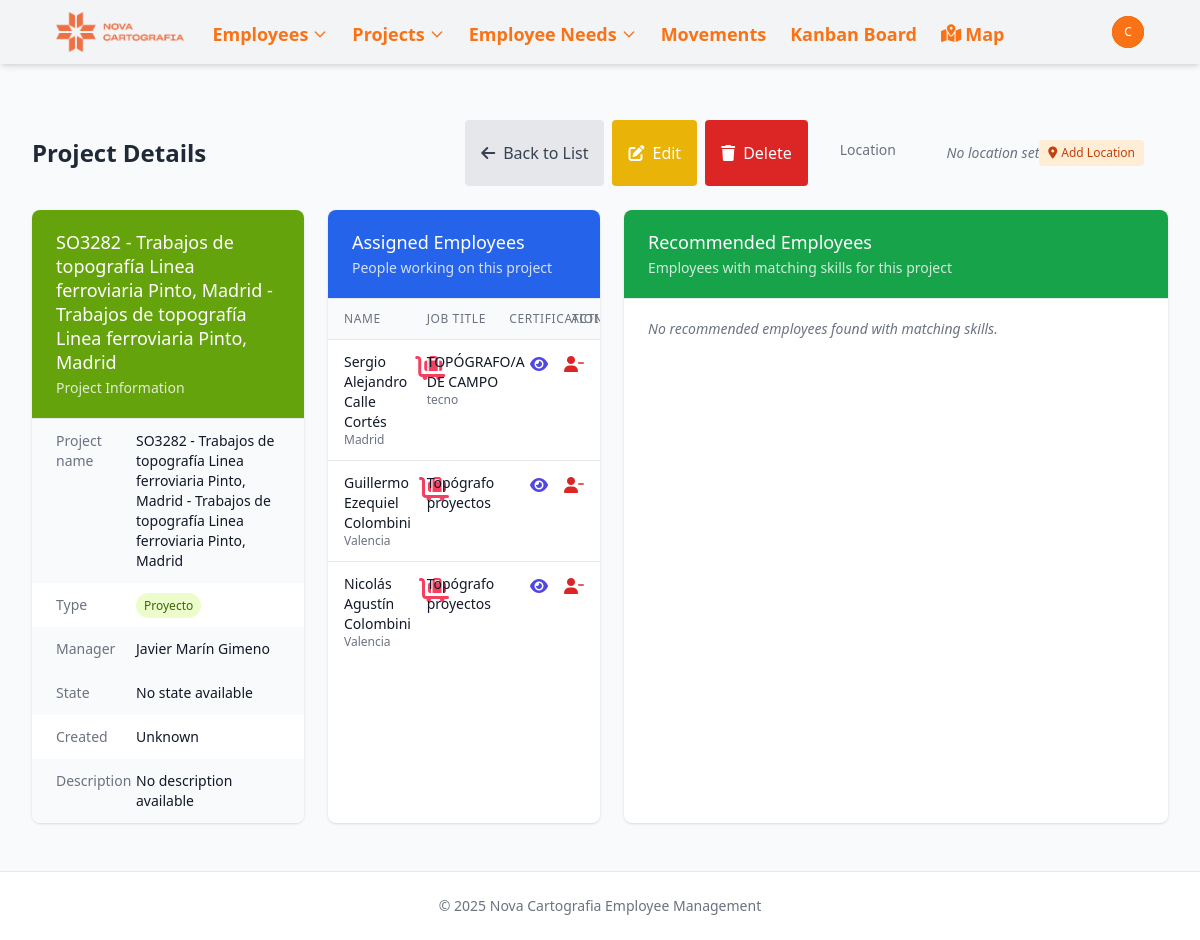
The app's page /projects/164/ (signed in), older data.
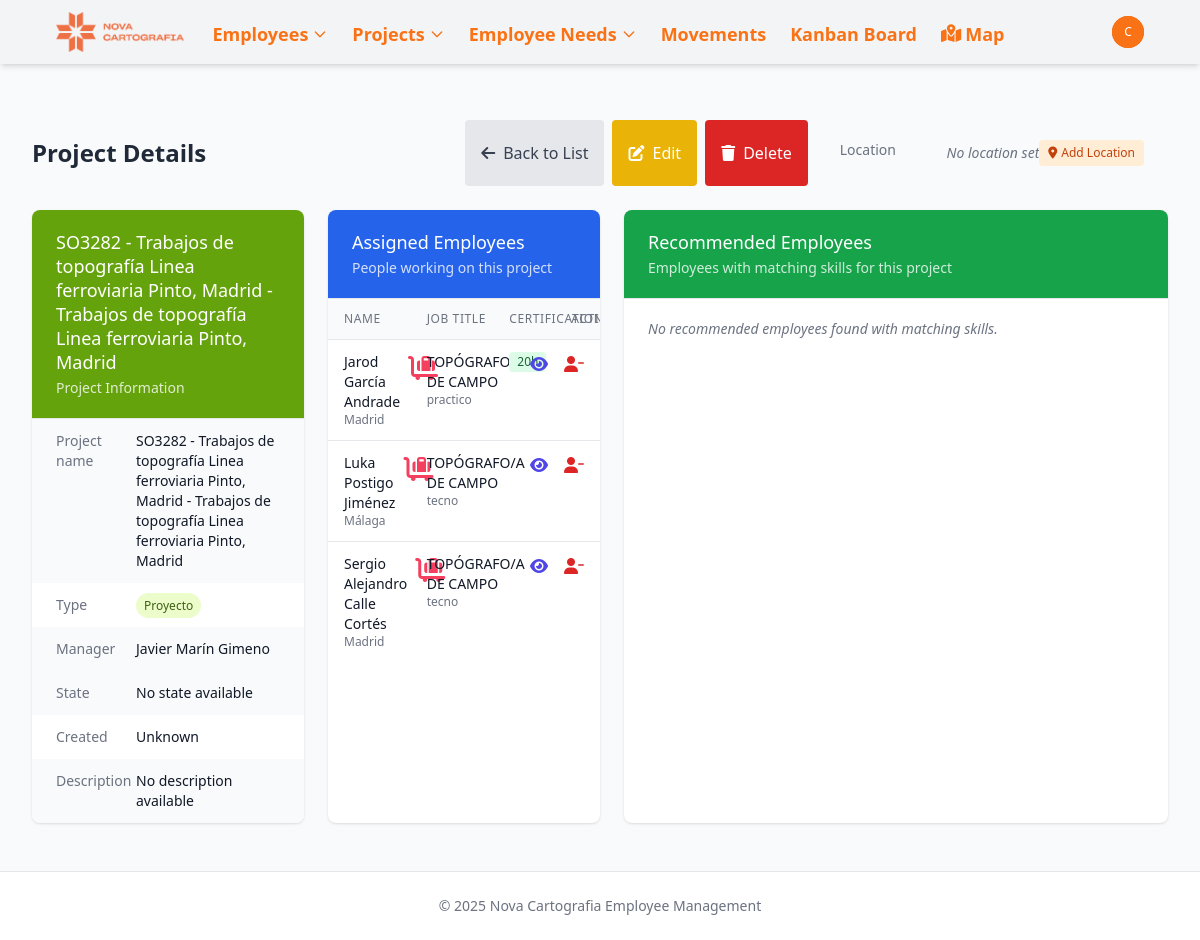
The same page, newer data.
### novacartografia_employee_management/models.py (models this page shows, shortened)
class Employee(models.Model):
    name = models.CharField(max_length=100)
    job = models.CharField(max_length=100)
    project_id = models.ForeignKey(Project, on_delete=models.SET_NULL, related_name='employee_set', blank=True, null=True)
    street = models.CharField(max_length=100, blank=True, null=True)
    city = models.CharField(max_length=100, blank=True, null=True)
    active = models.BooleanField(default=True, help_text="Indicates if the employee is currently active")
    start_date = models.DateField(default=timezone.now, help_text="When the employee started working", null=True, blank=True)
    end_date = models.DateField(blank=True, null=True, help_text="When the employee ended working, if applicable")
    state = models.CharField(max_length=50, default='valencia',
           choices=[
                ('Araba (Álava)', 'Álava'),
                ('Albacete', 'Albacete'),
                ('Alacant (Alicante)', 'Alicante'),
                ('Almería', 'Almería'),
                ('Asturias', 'Asturias'),
                ('Ávila', 'Ávila'),
                ('Badajoz', 'Badajoz'),
                ('Barcelona', 'Barcelona'),
                ('Burgos', 'Burgos'),
                ('Cáceres', 'Cáceres'),
                ('Cádiz', 'Cádiz'),
                ('Cantabria', 'Cantabria'),
                ('Castelló (Castellón)', 'Castellón'),
                ('Ceuta', 'Ceuta'),
                ('Ciudad Real', 'Ciudad Real'),
                ('Córdoba', 'Córdoba'),
                ('Cuenca', 'Cuenca'),
                ('Gerona', 'Gerona'),
                ('Granada', 'Granada'),
                ('Guadalajara', 'Guadalajara'),
                ('Gipuzkoa (Guipúzcoa)', 'Guipúzcoa'),
                ('Huelva', 'Huelva'),
                ('Huesca', 'Huesca'),
                ('Islas Baleares', 'Islas Baleares'),
                ('Jaén', 'Jaén'),
                ('A Coruña (La Coruña)', 'La Coruña'),
                ('La Rioja', 'La Rioja'),
                ('Las Palmas', 'Las Palmas'),
                ('León', 'León'),
                ('Lérida', 'Lérida'),
                ('Lleida', 'Lérida'),  # Agregado porque aparece en tu CSV
                ('Lugo', 'Lugo'),
                ('Madrid', 'Madrid'),
                ('Málaga', 'Málaga'),
                ('Melilla', 'Melilla'),
                ('Murcia', 'Murcia'),
                ('Navarra (Nafarroa)', 'Navarra'),  # Corregido para coincidir con el CSV
                ('Orense', 'Orense'),
                ('Palencia', 'Palencia'),
                ('Pontevedra', 'Pontevedra'),
                ('Salamanca', 'Salamanca'),
                ('Santa Cruz de Tenerife', 'Santa Cruz de Tenerife'),
                ('Segovia', 'Segovia'),
                ('Sevilla', 'Sevilla'),
                ('Soria', 'Soria'),
                ('Tarragona', 'Tarragona'),
                ('Teruel', 'Teruel'),
                ('Toledo', 'Toledo'),
                ('Valencia', 'Valencia'),
                ('Valladolid', 'Valladolid'),
                ('Bizkaia (Vizcaya)', 'Vizcaya'),
                ('Zamora', 'Zamora'),
                ('Zaragoza', 'Zaragoza'),
            ])
    latitude = models.FloatField(null=True, blank=True)
    longitude = models.FloatField(null=True, blank=True)
    academic_training = models.CharField(max_length=100, blank=True, null=True)
    driver_license = models.BooleanField(default=False)
    twenty_hours = models.BooleanField(default=False)
    sixty_hours = models.BooleanField(default=False)
    confine = models.BooleanField(default=False)
    height = models.BooleanField(default=False)
    mining = models.BooleanField(default=False)
    railway_carriage = models.BooleanField(default=False)
    railway_mounting = models.BooleanField(default=False)
    building = models.BooleanField(default=False)
    office_work = models.BooleanField(default=False)
    scanner = models.BooleanField(default=False)
    leveling = models.BooleanField(default=False)
    static = models.BooleanField(default=False)
    drag = models.BooleanField(default=False)
    locked = models.BooleanField(default=False, help_text="Indicates if the employee is locked for a future project")
    vacations_from = models.DateField(blank=True, null=True)
    vacations_to = models.DateField(blank=True, null=True)
    leave_from = models.DateField(blank=True, null=True)
    leave_to = models.DateField(blank=True, null=True)

### novacartografia_employee_management/views.py (the view)
# urls.py: path('projects/<int:pk>/', views.project_detail, name='project_detail'),
@login_required
def project_detail(request, pk):
    project = get_object_or_404(Project, pk=pk)
    required_skill_fields = [skill for skill in [
        'twenty_hours', 'sixty_hours', 'confine', 'height', 'mining',  # Verificamos que 'height' está aquí
        'railway_carriage', 'railway_mounting', 'building',
        'office_work', 'scanner', 'leveling', 'static', 'drag'
    ] if getattr(project, skill, False)]
    print(f"Required skills: {required_skill_fields}")
    print(f"Project height value: {project.height}")
    required_skills_count = len(required_skill_fields)
    if required_skills_count > 0:
        skill_filter = reduce(operator.or_, [Q(**{skill: True}) for skill in required_skill_fields])
        employees = Employee.objects.filter(skill_filter)
        matching_employees = []
        for emp in employees:
            matches = sum(1 for skill in required_skill_fields if getattr(emp, skill, False))
            if 'height' in required_skill_fields:
                print(f"Employee {emp.name} height: {emp.height}, height matches: {'height' in required_skill_fields and emp.height}")
            percentage = (matches / required_skills_count) * 100
            emp.match_count = matches
            emp.required_count = required_skills_count
            emp.match_percentage = percentage
            emp.is_available = emp.project_id is None
            matching_employees.append(emp)
        matching_employees.sort(key=lambda e: (-e.match_percentage, e.name))
        employees_with_matching_skills = matching_employees[:30]
    else:
        employees_with_matching_skills = []
    context = {
        'project': project,
        'employees_with_matching_skills': employees_with_matching_skills,
        'debug': True,  # Añadir para mostrar mensajes de debug en la template
    }
    return render(request, 'novacartografia_employee_management/project_detail.html', context)

### templates/novacartografia_employee_management/project_detail.html (shortened to what the changed rows need)
{% extends "base.html" %}
{% block content %}
<div class="mb-6 flex justify-between items-center">
    <h2 class="text-2xl font-bold text-gray-800">Project Details</h2>
</div>
<div class="flex flex-col md:flex-row gap-6 mb-6">
    <div class="w-full md:w-1/2">
        <div class="bg-white shadow overflow-hidden sm:rounded-lg h-full">
            <div class="border-t border-gray-200">
                {% with assigned_employees=project.employee_set.all %}
                {% if assigned_employees %}
                <ul class="divide-y divide-gray-200 max-h-[calc(100vh-300px)] overflow-y-auto">
                    {% for employee in assigned_employees %}
                    <li class="px-4 py-3">
                        <div class="grid grid-cols-12 gap-2">
                            <div class="col-span-4">
                                <div class="flex items-center">
                                    <div class="flex">
                                        <div>
                                            <div class="text-sm font-medium text-gray-900">{{ employee.name }}</div>
                                            <div class="text-xs text-gray-500">{{ employee.get_state_display }}</div>
                                        </div>
                                        <div class="ml-2">
                                            {% if employee.state == project.state %}
                                            <i class="fa-solid fa-home text-2xl text-lime-400"></i>
                                            {% else %}
                                            <i class="fa-solid fa-cart-flatbed-suitcase text-2xl text-rose-500"></i>
                                            {% endif %}
                                        </div>
                                    </div>
                                </div>
                            </div>
                            <div class="col-span-4">
                                <div class="text-sm text-gray-900">{{ employee.job|default:"Not specified" }}</div>
                                <div class="text-xs text-gray-500">{{ employee.academic_training|default:"" }}</div>
                            </div>
                            <div class="col-span-3">
                                <div class="flex flex-wrap gap-1">
                                    {% if employee.twenty_hours %}
                                        <span class="inline-flex items-center px-2 py-0.5 rounded text-xs font-medium bg-green-100 text-green-800">
                                            20h
                                        </span>
                                    {% endif %}
                                </div>
                            </div>
                            <div class="col-span-1 flex justify-end space-x-4">
                                <a href="{% url 'employee_detail' employee.id %}" class="text-indigo-600 hover:text-indigo-900">
                                    <i class="fas fa-eye"></i>
                                </a>
                                <form method="post" action="{% url 'unassign_employee_from_project' employee.id %}" style="display: inline;">
                                    <button type="submit" class="text-red-600 hover:text-red-900 border-0 bg-transparent p-0"
                                            onclick="return confirm('Are you sure you want to unassign {{ employee.name }} from this project?');">
                                        <i class="fas fa-user-minus"></i>
                                    </button>
                                </form>
                            </div>
                        </div>
                    </li>
                    {% endfor %}
                </ul>
                {% endif %}
                {% endwith %}
            </div>
        </div>
    </div>
{% endblock %}

Row changes from the older to the newer data that the page shows:
no longer on this page (row edited): Employee: name "Guillermo Ezequiel Colombini", state "Valencia", job "Topógrafo proyectos"
no longer on this page (row edited): Employee: name "Nicolás Agustín Colombini", state "Valencia", job "Topógrafo proyectos"
now on this page (row edited): Employee: name "Jarod García Andrade", state "Madrid", job "TOPÓGRAFO/A DE CAMPO", academic_training "practico", twenty_hours "20h"
now on this page (row edited): Employee: name "Luka Postigo Jiménez", state "Málaga", job "TOPÓGRAFO/A DE CAMPO", academic_training "tecno"
